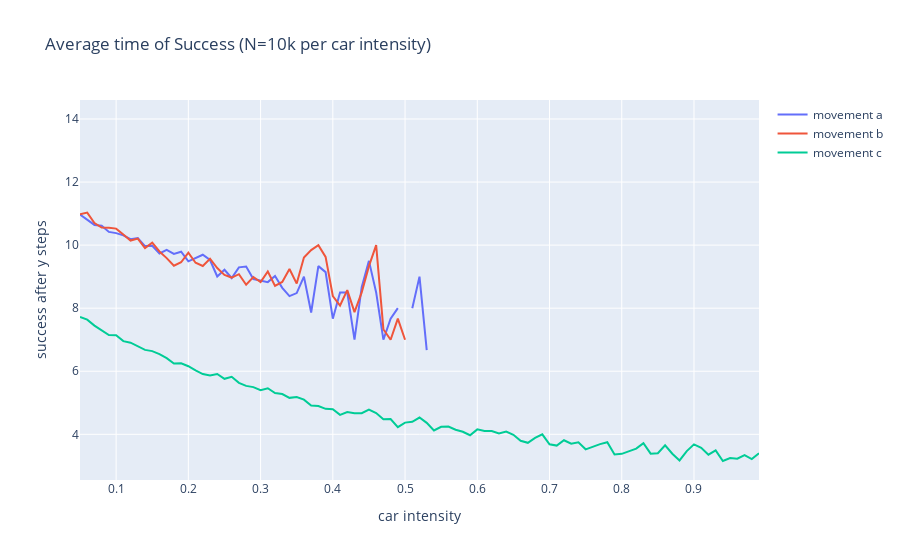

This figure's notebook cell:
### Code cell
a_mean_succs = [np.mean(x) for x in a_succs]
b_mean_succs = [np.mean(x) for x in b_succs]
c_mean_deaths = [np.mean(x) for x in c_deaths]

fig = px.line(title='Average time of Success (N=10k per car intensity)')
fig.add_scatter(x=car_intensities, y=a_mean_succs, mode='lines', name='movement a')
fig.add_scatter(x=car_intensities, y=b_mean_succs, mode='lines', name='movement b')
fig.add_scatter(x=car_intensities, y=c_mean_succs, mode='lines', name='movement c')
fig.update_xaxes(title_text='car intensity')
fig.update_yaxes(title_text='success after y steps')
fig.show()
